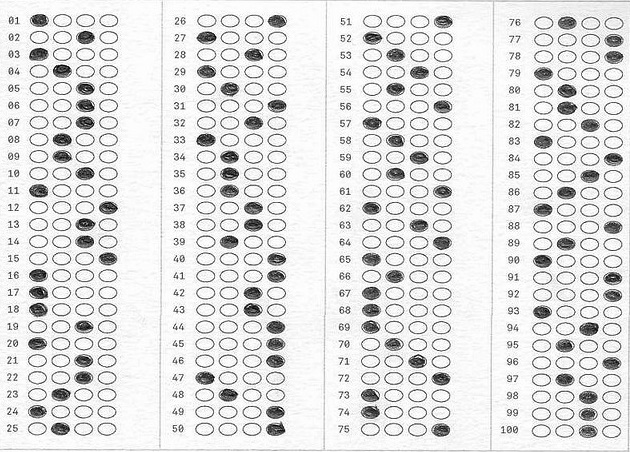
%> input picture creature/scantron/scantron.jpeg, 630 x 452 px
$ octave --eval "scantronRead('scantron.jpeg');"   (GNU Octave 9; MATLAB toolbox functions it lacks are replaced by stand-ins)
%> lines starting %> are read from the running program, lines starting %| are printed output that depends on the picture; in (x1, y1, x2, y2) boxes, pixels count from 0 and x2, y2 are one past the last pixel; in counts of white or black regions, pixels touching at a corner belong together; the program's own positions count from 1
function scantronRead(filename)
%> called with filename = 'scantron.jpeg'
%% Input: filename for the scantron image.
% Author: Amith Kamath
% Date: 3/4/2013.

I = imread(filename);
%> I is the input picture: size 452x630x3 uint8; min 0, max 255, mean 224.5
SE = strel('disk',3);
K = imopen(I,SE);
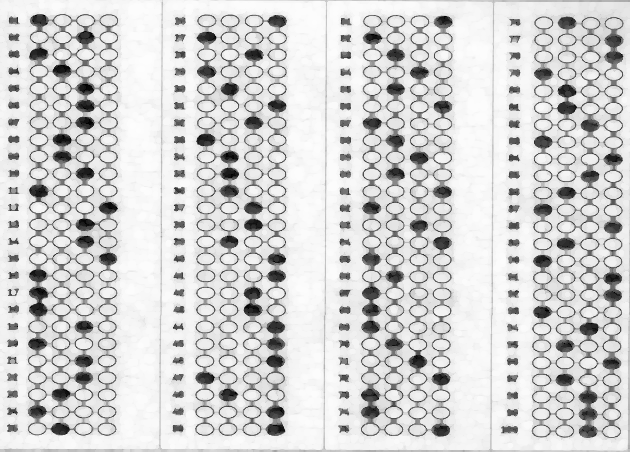
%> K: size 452x630x3 uint8; min 0, max 253, mean 210.5
K = ~im2bw(K);
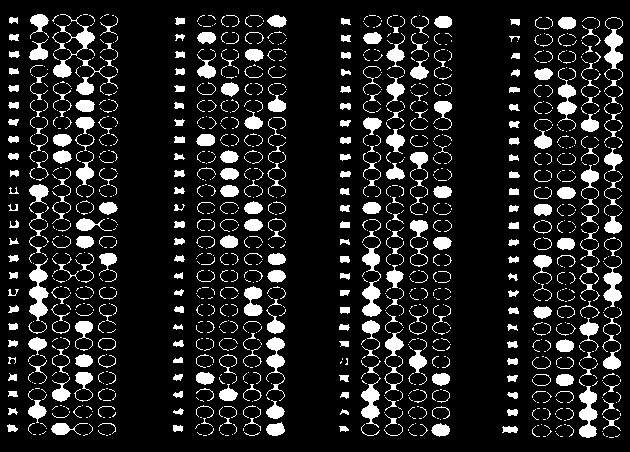
%> K: size 452x630 logical; 13.1% white; 1198 white regions (854 under 20 px), largest, box (x1, y1, x2, y2) and area: (362, 231, 382, 317) 709, (29, 258, 49, 321) 640, (579, 386, 598, 438) 600
%> `scantronRead('scantron.jpeg');`:
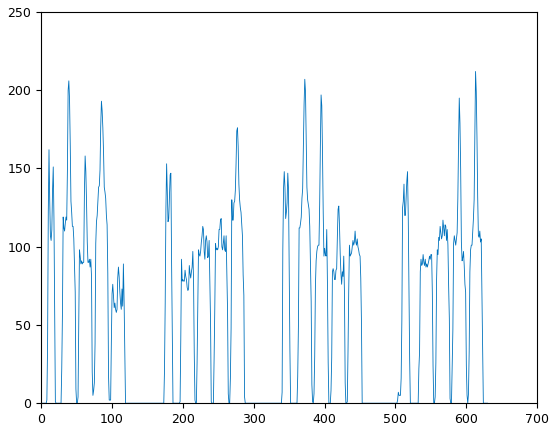
%> figure redrawn from the program's plot data; curve peaks at x = 613, y = 212
imshow(K)
figure, plot(sum(K,1));
end
